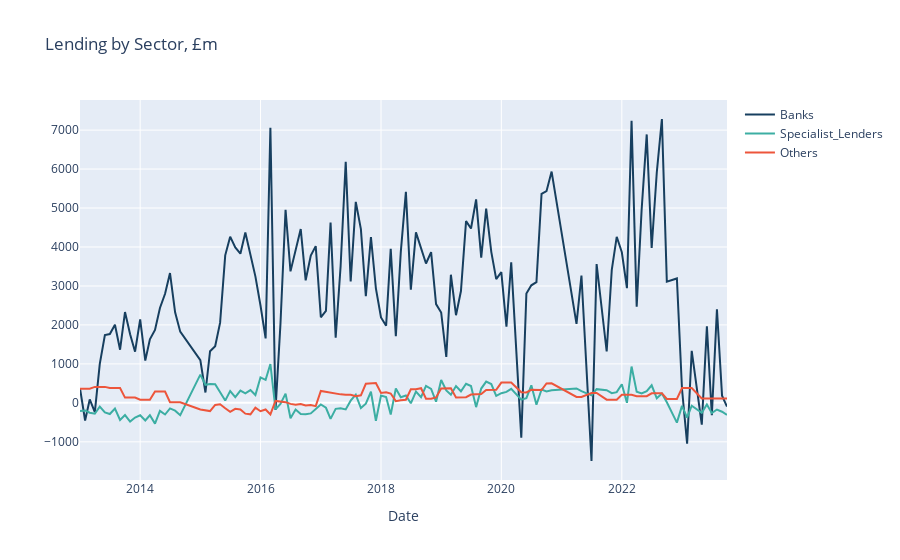

The notebook cell saved with this chart:
### Code cell
df_plot = df_net_lending.copy()

col = 'Banks'
color = c1
trace1 = go.Scatter(x = df_plot.index,
                    y = df_plot[col],
                    mode = "lines",
                    name = col,
                    marker = dict(color=color),
                    text= col)

col = 'Specialist_Lenders'
color = c3
trace2 = go.Scatter(x = df_plot.index,
                    y = df_plot[col],
                    mode = "lines",
                    name = col,
                    marker = dict(color=color),
                    text= col)

col = 'Others'
color = c5
trace3 = go.Scatter(x = df_plot.index,
                    y = df_plot[col],
                    mode = "lines",
                    name = col,
                    marker = dict(color=color),
                    text= col)

trace_data = [trace1, trace2, trace3]

layout = dict(title = 'Lending by Sector, £m', xaxis=dict(title= 'Date'))
fig = dict(data = trace_data, layout = layout)
iplot(fig)
